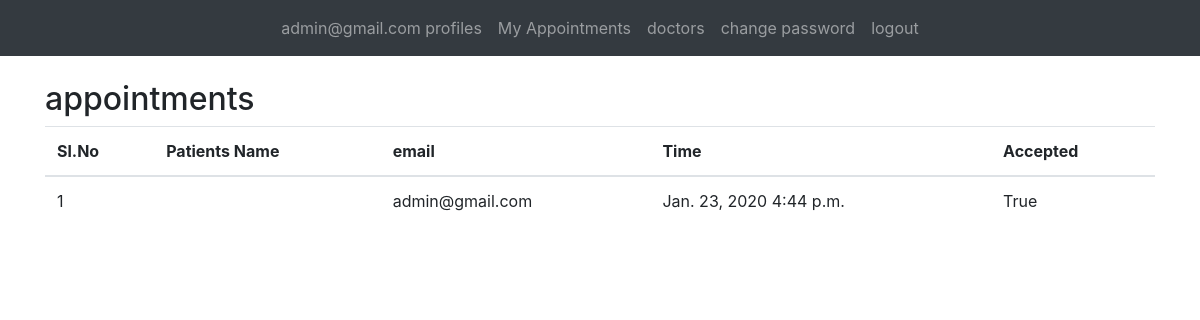
Screenshot of /doctors/appointments/ (signed in) with the database file from the repository.
### users/models.py (models this page shows, shortened)
class User(AbstractBaseUser, PermissionsMixin):
    email = models.EmailField(unique=True)
    first_name = models.CharField(_('first name'), max_length=30, blank=True)
    last_name = models.CharField(_('last name'), max_length=150, blank=True)
    is_staff = models.BooleanField(
        _('staff status'),
        default=False,
        help_text=_('Designates whether the user can log into this admin site.'),
    )
    type = models.CharField(max_length=15, choices=USER_TYPE, default='PATIENT')
    date_joined = models.DateTimeField(_('date joined'), default=timezone.now)
    USERNAME_FIELD = 'email'
    objects = UserManager()

### doctors/models.py (models this page shows, shortened)
class Appointments(models.Model):
    patients = models.ForeignKey(get_user_model(), on_delete=models.CASCADE, related_name='appointments_patients')
    doctors = models.ForeignKey(get_user_model(), on_delete=models.CASCADE, related_name='appointments_doctors')
    date = models.DateField(blank=True, null=True)
    time = models.TimeField(null=True, blank=True)
    is_accepted = models.BooleanField(default=None, null=True)
    message = models.CharField(max_length=155, null=True)

### doctors/views.py (the view)
# urls.py: path('appointments/', views.appointments, name='appointments'),
def appointments(request):
    appointments_list = models.Appointments.objects.filter(doctors=request.user)
    return render(request, 'appointments.html', {'appointments': appointments_list})

### templates/appointments.html (shortened to what this page needs)
{% extends 'app_base.html' %}
{% block content %}
  <h2>appointments</h2>
   <div class="row">
    <div class="col-md-12 table-responsive">
    <div class="common-table">
     <table class="table my-pagination">
      <thead>
       <tr class="tr-head">
        <th>Sl.No</th>
        <th>Patients Name</th>
           <th>email</th>
         <th>Time</th>
        <th>Accepted</th>
       </tr>
      </thead>
      <tbody>
      {% if appointments %}
          {% for doc in appointments %}
      <tr class="tr-body">
        <td>{{forloop.counter}}</td>
        <td>{{doc.patients.first_name}} {{doc.patients.last_name}}</td>
          <td>{{doc.patients.email}}</td>
        <td>{{doc.date}} {{doc.time}}</td>
        <td>{{doc.is_accepted}}</td>
      </tr>
       {% endfor %}
       {% else %}
       <tr class="no-data">
        <td colspan="20">No Data</td>
       </tr>
       {% endif %}
      </tbody>
     </table>
     </div>
   </div>
  </div>
{% endblock %}

### templates/app_base.html (shortened to what this page needs)
<!DOCTYPE html>
<html>
<head>
  <link rel="stylesheet" href="https://maxcdn.bootstrapcdn.com/bootstrap/4.4.1/css/bootstrap.min.css">
</head>
<body>
        <nav class="navbar navbar-expand-sm bg-dark navbar-dark justify-content-center">
        {% if user.is_authenticated %}
        <ul class="navbar-nav ">
            <li class="nav-item">
                <a href="/user/profile" class="nav-link"> {{ user.email }} profiles</a>
            </li>
            {% if user.type == 'PATIENT' %}
            <li class="nav-item"><a href="/patients/appointments" class="nav-link">My Appointments</a></li>
            <li><a href="/doctors/" class="nav-link">doctors</a></li>
            {% else %}
            <li class="nav-item"><a href="/doctors/appointments/" class="nav-link">appointments</a></li>
            {% endif %}
            <li class="nav-item"><a href="/user/change/password/" class="nav-link">change password</a>
            <li class="nav-item"><a href="/user/logout" class="nav-link">logout</a>
            </li>
        </ul>
        {% else %}
        <ul class="navbar-nav justify-content-center">
            <li class="nav-item"> <a class="nav-link" href="/">Home</a></li>
            <li class="nav-item"><a class="nav-link" href="/user/login">login</a></li>
            <li class="nav-item"><a class="nav-link" href="/user/signup">signup</a></li>
        </ul>
        {% endif %}
        </nav>
    <br>
    <div class="container">
        {% block content %}
        {% endblock %}
    </div>
</body>
</html>

### rows the page displays
User: email "admin@gmail.com"
Appointments: patients.email "admin@gmail.com", date "Jan. 23, 2020", time "4:44 p.m.", is_accepted "True"
